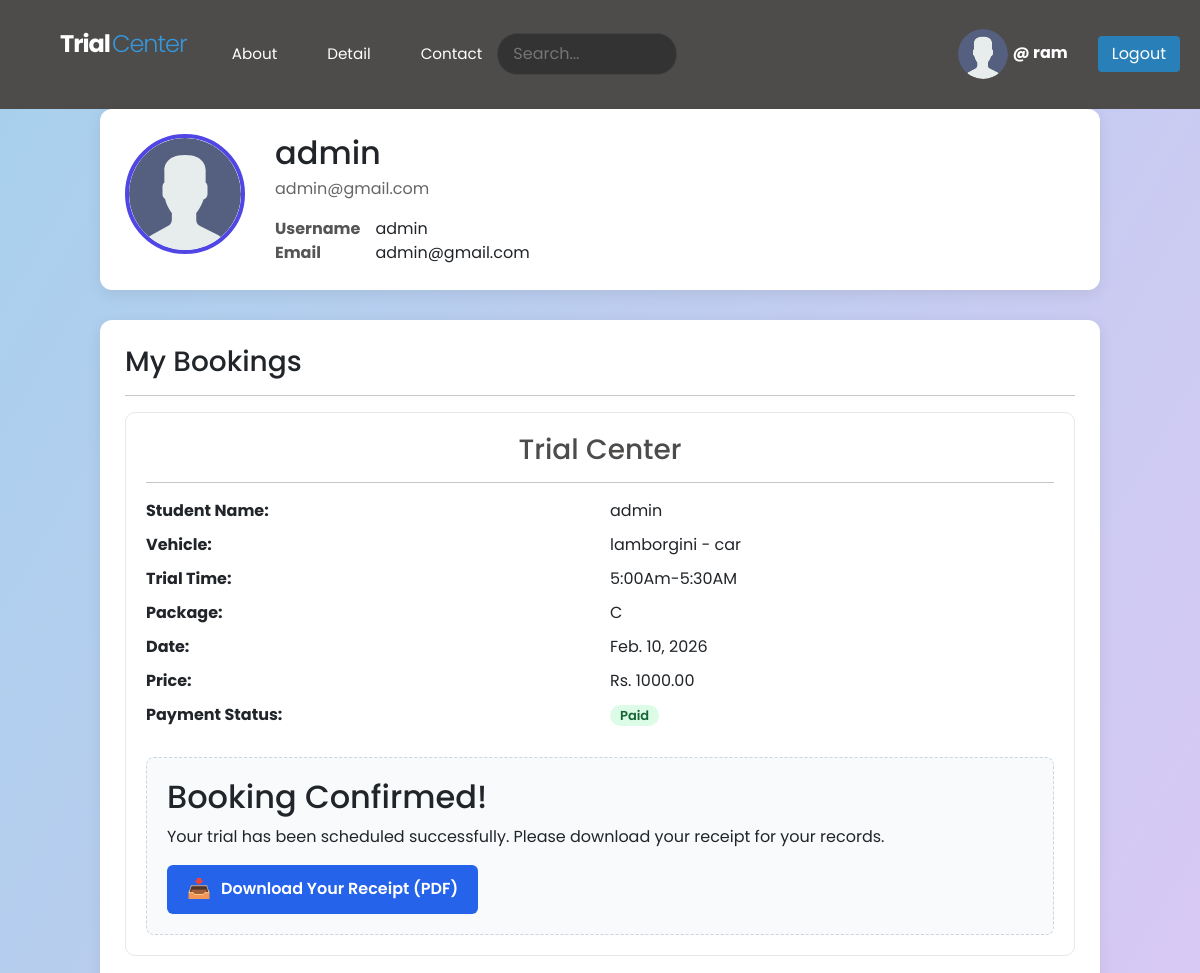
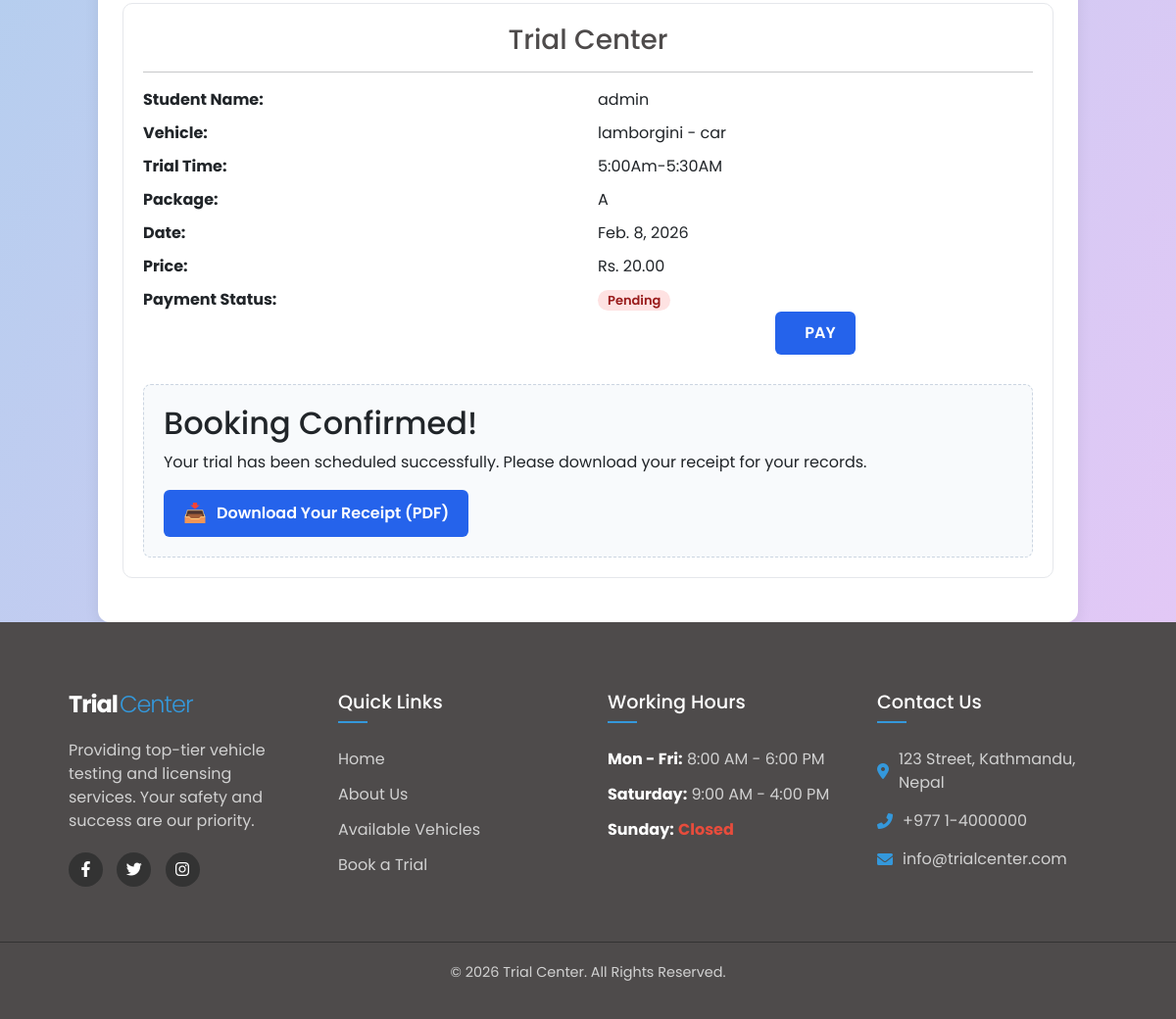
The page /account/profile/2/ (signed in) on the database its author committed (2 pictures, top to bottom).
### base/models.py (models this page shows, shortened)
class Booking(models.Model):
    user=models.ForeignKey(User, on_delete=models.CASCADE)
    vehicle=models.ForeignKey(Vehicle, on_delete=models.CASCADE)
    package=models.ForeignKey(Package, on_delete=models.CASCADE)
    trial_time=models.ForeignKey(TrialTime, on_delete=models.CASCADE,  related_name='bookings')
    customer_name=models.CharField(max_length=200)
    phone_number=models.CharField(max_length=15)
    message=models.TextField()
    payment_status=models.BooleanField(default=False)
    payment_uuid = models.CharField(max_length=100, blank=True, null=True)
    booking_date = models.DateField()
    expiry_date = models.DateField(blank=True, null=True)
    is_active=models.BooleanField(default=False)
    class Meta:
        constraints = [
          UniqueConstraint(
            fields=['vehicle', 'trial_time',"booking_date"],
            condition=Q(is_active=True),
            name='unique_active_booking_per_date'
        )
    ]

class Vehicle(models.Model):
    catogery = models.ForeignKey(Catogery, on_delete=models.CASCADE)
    name=models.CharField(max_length=100)
    photo=models.ImageField(upload_to='vehicle_photos/', null=True, blank=True)
    def __str__(self):
        return f"{self.name} - {self.catogery.name}"

class Catogery(models.Model):
    name = models.CharField(max_length=100)

class TrialTime(models.Model):
    vehicle = models.ForeignKey(Vehicle, on_delete=models.CASCADE)
    time = models.ForeignKey(Timeslot, on_delete=models.CASCADE)
    class Meta:
        ordering = ['time']
        unique_together = ('vehicle', 'time')

class Timeslot(models.Model):
    time=models.CharField(max_length=100)
    def __str__(self):
        return self.time

class Package(models.Model):
    vehicle=models.ForeignKey(Catogery, on_delete=models.CASCADE)
    package_name=models.CharField(max_length=200)
    price=models.DecimalField(max_digits=10, decimal_places=2)
    time=models.CharField(max_length=100)
    duration_days=models.IntegerField()

### account/views.py (the view)
# urls.py: path('profile/<str:pk>/',views.profile,name='profile'),
def profile(request, pk):
    user = get_object_or_404(User, pk=pk)
    obj=Booking.objects.filter(user=user)
    context = {
        'user': user,
        'obj':obj,
    }
    return render(request, 'account/profile.html', context)

### account/templates/account/profile.html (shortened to what this page needs)
{% extends 'main.html' %}
{% load static %}
{% block content %}
<div class="profile-wrapper">
  <div class="profile-card">
    <div class="profile-avatar">
      <img src="{% static 'images/avatar.svg' %}">
    </div>
    <div class="profile-info">
      <h2>{{ user.username }}</h2>
      <p>{{ user.email }}</p>
      <table class="info-table">
        <tr>
          <th>Username</th>
          <td>{{ user.username }}</td>
        </tr>
        <tr>
          <th>Email</th>
          <td>{{ user.email }}</td>
        </tr>
      </table>
    </div>
  </div>
  <div class="booking-section">
    <h3>My Bookings</h3>
    <hr>
    {% for booking in obj %}
      <div class="booking-card">
        <h3 style="color: #4e4b4bff; text-align: center;">Trial Center</h3><hr>
        <div class="booking-grid">
          <div><strong>Student Name:</strong></div>
          <div>{{ booking.customer_name }}</div>
          <div><strong>Vehicle:</strong></div>
          <div>{{ booking.vehicle }}</div>
          <div><strong>Trial Time:</strong></div>
          <div>{{ booking.trial_time.time }}</div>
          <div><strong>Package:</strong></div>
          <div>{{ booking.package.package_name }}</div>
          <div><strong>Date:</strong></div>
          <div>{{ booking.booking_date }}</div>
          <div><strong>Price:</strong></div>
          <div>Rs. {{ booking.package.price }}</div>
          <div><strong>Payment Status:</strong></div>
          <div>
            {% if booking.payment_status %}
              <span class="badge badge-success">Paid</span>
            {% else %}
              <span class="badge badge-danger">Pending</span>
              <center>
            <a href="{% url 'esewa'%}?p={{booking.package.id}}&uuid={{booking.payment_uuid}} " class="download-btn">
        PAY
    </a>
          </center>
            {% endif %}
          </div>
        </div>
<div style="margin-top: 30px; padding: 20px; background: #f8fafc; border-radius: 8px; border: 1px dashed #cbd5e1;">
    <h2 style="margin-top: 0;">Booking Confirmed!</h2>
    <p>Your trial has been scheduled successfully. Please download your receipt for your records.</p>
    <a href="{% url 'invoice' booking.id %}" class="download-btn">
        <span class="download-icon">📥</span> Download Your Receipt (PDF)
    </a>
</div>
      </div>
    {% empty %}
      <p>No bookings found.</p>
    {% endfor %}
  </div>
</div>
{% endblock %}

### templates/main.html (shortened to what this page needs)
 {% load static %}
<!DOCTYPE html>
<html lang="en">
<head>
    <link href="https://cdn.jsdelivr.net/npm/bootstrap@5.3.0/dist/css/bootstrap.min.css" rel="stylesheet">
    <link rel="stylesheet" href="{% static 'style.css' %}">
</head>
    <body>
    <div style="background-color: #4e4b4bff; padding: 20px; display: flex; align-items:center; justify-content: space-between; font-family: Arial, sans-serif;">
       <div class="nav-container">
    <a href="{% url 'home' %}" class="logo-link">
        <h3 class="footer-logo">Trial<span>Center</span></h3>
    </a>
    <div class="nav-links">
        <a href="{% url 'about' %}" class="nav-item">About</a>
        <a href="{% url 'detail' %}" class="nav-item">Detail</a>
        <a href="{% url 'contact' %}" class="nav-item">Contact</a>
    </div>
    <div class="search-wrapper">
        <input type="text" placeholder="Search..." class="search-input">
    </div>
</div>
<div style="display: flex; align-items: center; justify-content: center; gap: 15px;">
    {% if user.is_authenticated %}
        <div style="display: flex; align-items: center; gap: 10px;">
           <a href="{% url 'profile' request.user.id %}" style="text-decoration: none; color: inherit;">
             <img src="{% static 'avatar.svg' %}"
             alt="Profile Picture"
             width="50" height="50"
             style="border-radius: 50%; object-fit: cover;">
            <span style="font-weight: bold; color:white">@ {{ request.user.username }}</span>
        </div>
    <a href="{% url 'logout' %}">
        <button style="
            padding: 6px 14px;
            border: none;
            border-radius: 4px;
            background-color: #2980b9;
            color: white;
            cursor: pointer;
        "
        onmouseover="this.style.backgroundColor='#1f618d'"
        onmouseout="this.style.backgroundColor='#2980b9'">
            Logout
        </button>
    </a>
</div>
            {% endif %}
        </div>
 <div class="page-wrapper">
        {% block content %}
        {% endblock %}
 </div>
        <footer class="footer-section">
    <div class="footer-container">
        <div class="footer-col">
            <h3 class="footer-logo">Trial<span>Center</span></h3>
            <p>Providing top-tier vehicle testing and licensing services. Your safety and success are our priority.</p>
            <div class="social-links">
                <a href="#"><i class="fab fa-facebook-f"></i></a>
                <a href="#"><i class="fab fa-twitter"></i></a>
                <a href="#"><i class="fab fa-instagram"></i></a>
            </div>
        </div>
        <div class="footer-col">
            <h4>Quick Links</h4>
            <ul>
                <li><a href="/">Home</a></li>
                <li><a href="/about">About Us</a></li>
                <li><a href="/details">Available Vehicles</a></li>
                <li><a href="/contact">Book a Trial</a></li>
            </ul>
        </div>
        <div class="footer-col">
            <h4>Working Hours</h4>
            <ul class="hours-list">
                <li><span>Mon - Fri:</span> 8:00 AM - 6:00 PM</li>
                <li><span>Saturday:</span> 9:00 AM - 4:00 PM</li>
                <li><span>Sunday:</span> <span class="closed">Closed</span></li>
            </ul>
        </div>
        <div class="footer-col">
            <h4>Contact Us</h4>
            <div class="contact-info">
                <p><i class="fas fa-map-marker-alt"></i> 123 Street, Kathmandu, Nepal</p>
                <p><i class="fas fa-phone-alt"></i> +977 1-4000000</p>
                <p><i class="fas fa-envelope"></i> info@trialcenter.com</p>
            </div>
        </div>
    </div>
    <div class="footer-bottom">
        <p>&copy; 2026 Trial Center. All Rights Reserved.</p>
    </div>
</footer>
<link rel="stylesheet" href="https://cdnjs.cloudflare.com/ajax/libs/font-awesome/6.0.0/css/all.min.css">
</body>
</html>

### static/style.css (style rules this page uses)
* { margin: 0; padding: 0; box-sizing: border-box; font-family: "Poppins", sans-serif; }
body { margin: 0; padding: 0; background: linear-gradient(120deg,#a6d0ec, #e9c7f7); min-height: 100vh; overflow-y: auto; height: auto; }
.footer-section { background-color: #1a1a1a; color: #d1d1d1; padding: 70px 0 20px; font-family: 'Segoe UI', sans-serif; }
.footer-container { max-width: 1100px; margin: 0 auto; display: grid; grid-template-columns: repeat(auto-fit, minmax(220px, 1fr)); gap: 40px; padding: 0 20px; }
.footer-col h4 { color: #ffffff; font-size: 1.2rem; margin-bottom: 25px; position: relative; padding-bottom: 10px; }
.footer-col h4::after { content: ''; position: absolute; left: 0; bottom: 0; width: 30px; height: 2px; background-color: #3498db; }
.footer-logo { color: #fff; margin-bottom: 20px; }
.footer-logo span { color: #3498db; }
.footer-col ul { list-style: none; padding: 0; }
.footer-col ul li { margin-bottom: 12px; }
.footer-col ul li a { color: #d1d1d1; text-decoration: none; transition: 0.3s; }
.hours-list li span { font-weight: bold; color: #fff; }
.closed { color: #e74c3c !important; }
.contact-info p { margin-bottom: 15px; display: flex; align-items: center; gap: 10px; }
.contact-info i { color: #3498db; }
.social-links { margin-top: 20px; }
.social-links a { display: inline-block; width: 35px; height: 35px; background: #333; color: #fff; text-align: center; line-height: 35px; border-radius: 50%; margin-right: 10px; transition: 0.3s; }
.footer-bottom { text-align: center; margin-top: 50px; padding-top: 20px; border-top: 1px solid #333; font-size: 0.9rem; }

### templates/main.html (style rules this page uses)
.nav-container { background-color: #4e4b4bff; display: flex; align-items: center; justify-content: space-between; padding: 10px 40px; font-family: 'Segoe UI', Roboto, sans-serif; }
.logo-link { text-decoration: none; margin-right: 30px; }
.footer-logo { color: white; margin: 0; font-size: 1.5rem; letter-spacing: -1px; font-weight: 700; }
.footer-logo span { color: #ede2d2; font-weight: 300; margin-left: 2px; }
.nav-links { display: flex; align-items: center; gap: 20px; flex-grow: 1; }
.nav-item { color: white; text-decoration: none; text-transform: capitalize; padding: 8px 15px; border-radius: 5px; transition: all 0.3s ease; font-size: 0.95rem; }
.search-wrapper { display: flex; align-items: center; }
.search-input { padding: 8px 15px; border-radius: 20px; border: 1px solid #444; background: #333; color: white; outline: none; transition: width 0.4s ease, border-color 0.3s; width: 180px; }
.footer-section { background-color: #4e4b4bff; color: #d1d1d1; padding: 70px 0 20px; font-family: 'Segoe UI', sans-serif; }
html, body { height: 100%; }
.page-wrapper { min-height: calc(100vh - 320px); }
.footer-container { max-width: 1100px; margin: 0 auto; display: grid; grid-template-columns: repeat(auto-fit, minmax(220px, 1fr)); gap: 40px; padding: 0 20px; }
.footer-col h4 { color: #ffffff; font-size: 1.2rem; margin-bottom: 25px; position: relative; padding-bottom: 10px; }
.footer-col h4::after { content: ''; position: absolute; left: 0; bottom: 0; width: 30px; height: 2px; background-color: #3498db; }
.footer-logo { color: #fff; margin-bottom: 20px; }
.footer-logo span { color: #3498db; }
.footer-col ul { list-style: none; padding: 0; }
.footer-col ul li { margin-bottom: 12px; }
.footer-col ul li a { color: #d1d1d1; text-decoration: none; transition: 0.3s; }
.hours-list li span { font-weight: bold; color: #fff; }
.closed { color: #e74c3c !important; }
.contact-info p { margin-bottom: 15px; display: flex; align-items: center; gap: 10px; }
.contact-info i { color: #3498db; }
.social-links { margin-top: 20px; }
.social-links a { display: inline-block; width: 35px; height: 35px; background: #333; color: #fff; text-align: center; line-height: 35px; border-radius: 50%; margin-right: 10px; transition: 0.3s; }
.footer-bottom { text-align: center; margin-top: 50px; padding-top: 20px; border-top: 1px solid #333; font-size: 0.9rem; }

### rows shown on the page
Booking: customer_name "admin", vehicle "lamborgini - car", trial_time.time "5:00Am-5:30AM", package.package_name "C", booking_date "Feb. 10, 2026", package.price "1000.00", payment_status "Paid"
Booking: customer_name "admin", vehicle "lamborgini - car", trial_time.time "5:00Am-5:30AM", package.package_name "A", booking_date "Feb. 8, 2026", package.price "20.00"

### other values the page prints
{{ request.user.username }} "ram"
{{ user.username }} "admin"
{{ user.email }} "admin@gmail.com"
